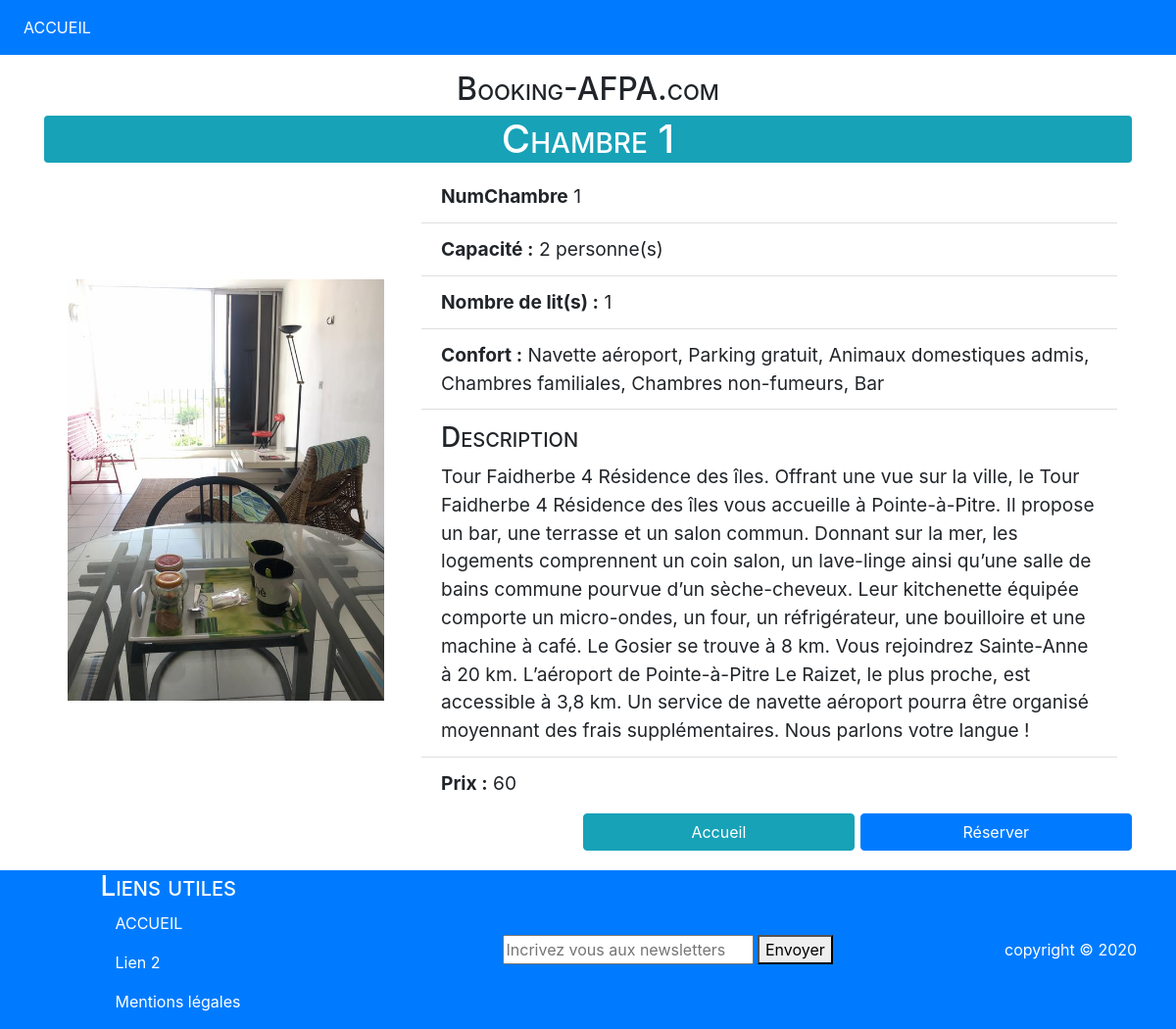
/index.php?action=detail_chambre&chambre=1, run on the app's committed database.
### tables this page shows
CREATE TABLE `chambre` (
  `numChambre` int(11) NOT NULL,
  `prix` int(11) NOT NULL,
  `nbLits` int(11) NOT NULL,
  `nbPers` int(11) NOT NULL,
  `confort` varchar(300) NOT NULL,
  `image` varchar(50) NOT NULL,
  `description` varchar(1500) NOT NULL
);

### controllers/frontend/PublicController.php (called while the page is built, shortened)
<?php
require_once('./models/Chambre.class.php');
class PublicController extends Controller
{
    private $driver;
    public function __construct($base)
    {
        $this->driver = new FrontDriver($base);
    }
    public function actDetailChambre($nCh)
    {
        $chambre = new Chambre();
        $chambre->setNumChambre($nCh);
        $this->driver->detailChambre($chambre);
        require_once('./views/frontend/chambre_detail.php');
    }
}

### index.php (called while the page is built)
<?php
require('./app/Router.php');
$router = new Router($base);
$router->reqUrl();

### models/Chambre.class.php (called while the page is built)
<?php
class Chambre
{
    private $numChambre;
    private $prix;
    private $nbLits;
    private $nbPers;
    private $confort;
    private $image;
    private $description;
    public function getDescription() {
        return $this->description;
    }
    public function setDescription($description) {
        $this->description = $description;
    }
    public function getImage() {
        return $this->image;
    }
    public function setImage($image) {
        $this->image = $image;
    }
    public function getConfort() {
        return $this->confort;
    }
    public function setConfort($confort) {
        $this->confort = $confort;
    }
    public function getNbPers() {
        return $this->nbPers;
    }
    public function setNbPers($nbPers) {
        $this->nbPers = $nbPers;
    }
    public function getNbLits() {
        return $this->nbLits;
    }
    public function setNbLits($nbLits) {
        $this->nbLits = $nbLits;
    }
    public function getPrix() {
        return $this->prix;
    }
    public function setPrix($prix) {
        $this->prix = $prix;
    }
    public function getNumChambre() {
        return $this->numChambre;
    }
    public function setNumChambre($numChambre) {
        $this->numChambre = $numChambre;
    }
}

### models/Driver.php (called while the page is built, shortened)
<?php
abstract class Driver
{
    protected $base;
    public function __construct($base)
    {
        $this->base = $base;
    }
    public function detailChambre(Chambre $chambre)
    {
        $sql = "SELECT * FROM chambre WHERE numChambre = ?";
        $res = $this->base->prepare($sql);
        $res->execute([$chambre->getNumChambre()]);
        $row = $res->fetch(PDO::FETCH_OBJ);
        $chambre->setPrix($row->prix);
        $chambre->setNbLits($row->nbLits);
        $chambre->setNbPers($row->nbPers);
        $chambre->setConfort($row->confort);
        $chambre->setImage($row->image);
        $chambre->setDescription($row->description);
        return $chambre;
    }
}

### controllers/Controller.php (called while the page is built, shortened)
<?php
abstract class Controller
{
    static public function f_ch_retourBdd($str)
    {
        $str = stripslashes(html_entity_decode($str));
        return $str;
    }
    static public function f_imgAlt($img)
    {
        return substr($img, 0, strrpos($img, '.'));
    }
}

### views/frontend/chambre_detail.php (the view, shortened to what this page needs)
<h2 class="text-center">Booking-AFPA.com</h2>
<section class="chDetail posCenter row">
    <h1 class="text-center w-100 bg-info text-white rounded">Chambre <?= $chambre->getNumChambre(); ?></h1>
        <div class="divImg col-md-4 text-center align-self-center">
            <span>
                <img src="./assets/Img/<?= $chambre->getImage(); ?>" alt="<?= PublicController::f_imgAlt($chambre->getImage()) ?>" >
                <br><img src="./assets/Img/<?= $chambre->getImage(); ?>" class="imgHov rounded" alt="<?= PublicController::f_imgAlt($chambre->getImage()) ?>" >
            </span>
        </div>
        <div class="col-md-8">
            <ul class="list-group list-group-flush">
                <li class="list-group-item"><b>NumChambre</b> <?= $chambre->getNumChambre(); ?></li>
                <li class="list-group-item"><b>Capacité :</b> <?= $chambre->getNbPers(); ?> personne(s)</li>
                <li class="list-group-item"><b>Nombre de lit(s) :</b> <?= $chambre->getNblits(); ?></li>
                <li class="list-group-item"><b>Confort :</b> <?= PublicController::f_ch_retourBdd($chambre->getConfort()); ?></li>
                <li class="list-group-item">
                    <h3>Description</h3>
                    <?= PublicController::f_ch_retourBdd($chambre->getDescription()); ?>
                </li>
                <li class="list-group-item"><b>Prix :</b> <?= $chambre->getPrix(); ?></li>
            </ul>
        </div>
    <div class="text-right w-100">
        <a href="./index.php" class="btn btn-info col-sm-3 my-1">Accueil</a>
        <a href="./index.php?action=reservation&chambre=<?= $chambre->getNumChambre() ?>" class="btn btn-primary col-sm-3 my-1">Réserver</a>
    </div>
</section>
<?php
require_once('./views/gabarit.php');

### assets/css/PDO_TP_styles.css (style rules this page uses)
h1, h2, h3 { font-variant: small-caps; }
.posCenter { margin-left: auto; margin-right: auto; }
.accueil, .chDetail, label { font-size: 1.2rem; }
.chDetail .divImg img, .reserv .divImg img { max-width: 95%; max-height: 30rem; }

### data on the page
chambre: numChambre "1", image (picture), nbPers "2", nbLits "1", confort "Navette aéroport, Parking gratuit, Animaux domestiques admis, Chambres familiales, Chambres non-fumeurs, Bar", description "Tour Faidherbe 4 Résidence des îles. Offrant une vue sur la ville, le Tour Faidherbe 4 Résidence des îles vous accueille à Pointe-à-Pitre. Il propose un bar, une terrasse et un salon commun. Donnant sur la mer, les logements comprennent un coin salon, un lave-linge ainsi qu’une salle de bains commune pourvue d’un sèche-cheveux. Leur kitchenette équipée comporte un micro-ondes, un four, un réfrigérateur, une bouilloire et une machine à café. Le Gosier se trouve à 8 km. Vous rejoindrez Sainte-Anne à 20 km. L’aéroport de Pointe-à-Pitre Le Raizet, le plus proche, est accessible à 3,8 km. Un service de navette aéroport pourra être organisé moyennant des frais supplémentaires. Nous parlons votre…", prix "60"
